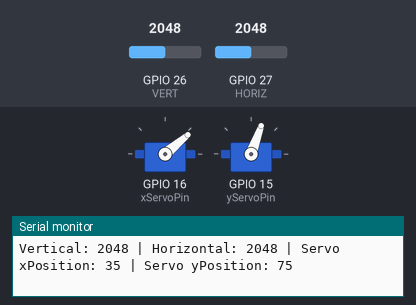
Simulated run of this sketch. Board: ESP32. On the bench: 2 × servo, the last lines printed to the serial monitor. The test bench sets the inputs (shaded band); at power-on: GPIO 26 (VERT) = 2048, GPIO 27 (HORIZ) = 2048.

Above: at 1.2 s.
1.3 s: GPIO 26 (VERT) set to 2361
At 1.9 s:
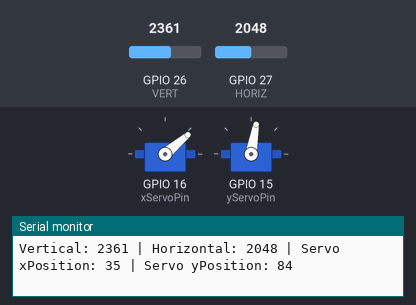
2.9 s: GPIO 26 (VERT) set to 2476
At 3.9 s:
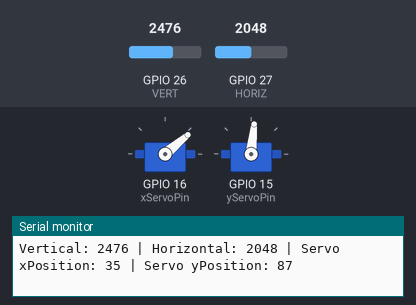
4.5 s: GPIO 27 (HORIZ) set to 2866
At 5.3 s:
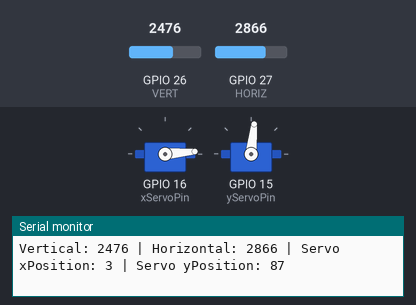
6.0 s: GPIO 27 (HORIZ) set to 2047
At 7.2 s:
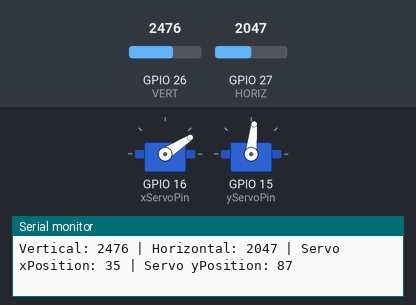
7.5 s: GPIO 26 (VERT) set to 2047
At 8.7 s:
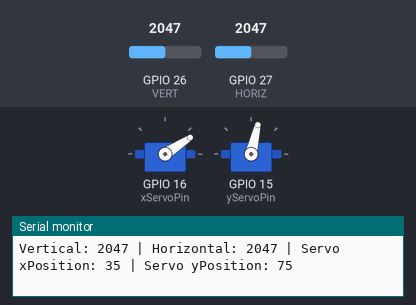
9.0 s: GPIO 27 (HORIZ) set to 1228
At 10.2 s:
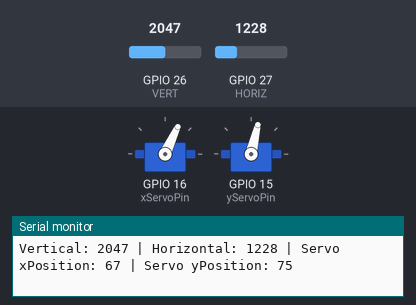
Timing chart, 0 to 11.5 s (numbered marks = the images above; inputs shaded):
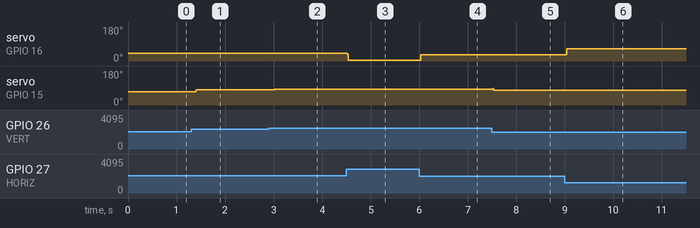

Measured:
- after the input at 1.3 s, servo on GPIO 15 (yServoPin): 70° → 80° after 0.09 s
- after the input at 2.9 s, servo on GPIO 15 (yServoPin): 80° → 84° after 0.12 s
- after the input at 4.5 s, servo on GPIO 16 (xServoPin): 40° → 5° at once
- after the input at 6.0 s, servo on GPIO 16 (xServoPin): 5° → 33° at once
- after the input at 7.5 s, servo on GPIO 15 (yServoPin): 84° → 77° at once
- after the input at 9.0 s, servo on GPIO 16 (xServoPin): 33° → 65° at once

The sketch:

MazeCodeFinal.ino
```cpp
/*
Documentation:
Date: 4/16/25
Names: Abas Ismael, Artsiom Baranovich
Student ID numbers: 5975230, 5834715
Course number: CSE 1012
Term: Spring 2025
Lab/assignment number: Thursday Team 1 Final Project
Short Program Description: Takes in input from joystick and moves two servos accordingly
References/Code Citations:
1. https://arduinogetstarted.com/tutorials/arduino-joystick
2. https://www.instructables.com/Arduino-Marble-Maze-Labyrinth/
*/


// Initalize Servos
#include <Servo.h>
Servo servoX;
Servo servoY;


// Initialize Pins
int xServoPin = 16;
int yServoPin = 15;


// Initialize X and Y Pos (Based on mounting)
int xPos = 95;
int yPos = 30;


// Joystick pin definitions
const int VERT = 26;  // Analog (check board)
const int HORIZ = 27; // Analog (check board)


const int delayTime = 0;


void setup() {
  // Attach Servos
   servoX.attach(xServoPin, 540, 2400);
   servoY.attach(yServoPin, 540, 2400);
   Serial.begin(9600);
   // Write Inital Positions
   servoX.write(xPos);
   servoY.write(yPos);
}


void loop() {
   int x = analogRead(HORIZ); // Read Horizontal Joystick movement (0-1023)
   int y = analogRead(VERT); // Read Vertical Joystick Movement   (0-1023)

  // This block slowly increments xServo towards new position from joystick input


  // Tolerance for being at rest is between (500-600) out of 1023
   if (x > 600 || x < 500) {
    int prevX = xPos;
    // Map joystick range (0-1023) to x-axis servo increment (0-40)
    int xInc = map(x, 0, 1023, 0, 40);
    xPos = 115- xInc; // Flipped Servo When Mounting, so joystick value is flipped by a factor
    // Checks whether new xPos is before or after prevX
    if (xPos > prevX) {
        // If after xPos is after, Slowly move towards new position
        for (int i = prevX; i < xPos; i+=5) {
          servoX.write(i);
          delay(delayTime);
      }
    } else {
        // Otherwise Slowly Move backwards
        for (int i = prevX; i > xPos; i-=5) {
          servoX.write(i);
          delay(delayTime);
      }
    }
    // If Servo is at rest, reset to inital position, assuming its not already there
   } else if (xPos != 95) {
    xPos = 95;
    servoX.write(95);
   }


   // This block slowly increments yServo towards new position from joystick input


  // Tolerance for being at rest is between (500-600) out of 1023
   if (y > 600 || y< 500) {
    int prevY = yPos;
    // Map joystick input (0-1023) to servo range (15,45)
    yPos = map(y, 0, 1023, 15, 45);
    // Checks whether new yPos is before or after prevY
    if (yPos > prevY) {
      // if yPos is after curr Pos, slowly move towards new Position,
        for (int i = prevY; i < yPos; i+=5) {
          servoY.write(i);
          delay(delayTime);
      }
    } else {
      // Otherwise, slowly move backward
        for (int i = prevY; i > yPos; i-=5) {
          servoY.write(i);
          delay(delayTime);
      }
    }
   } else if (yPos !=30) {
    yPos = 30;
    servoY.write(30);
   }


   // Display joystick values
   Serial.print("Vertical: "); Serial.print(y);
   Serial.print(" | Horizontal: "); Serial.print(x);


   // Display Servo Values
   Serial.print(" | Servo xPosition: "); Serial.print(xPos);
  Serial.print(" | Servo yPosition: "); Serial.println(yPos);


   delay(100); // Stabilization delay
}
```
